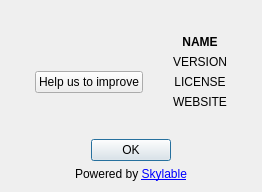
<?xml version="1.0" encoding="UTF-8"?>
<ui version="4.0">
 <class>AboutDialog</class>
 <widget class="QDialog" name="AboutDialog">
  <property name="geometry">
   <rect>
    <x>0</x>
    <y>0</y>
    <width>262</width>
    <height>192</height>
   </rect>
  </property>
  <property name="sizePolicy">
   <sizepolicy hsizetype="Fixed" vsizetype="Fixed">
    <horstretch>0</horstretch>
    <verstretch>0</verstretch>
   </sizepolicy>
  </property>
  <property name="minimumSize">
   <size>
    <width>0</width>
    <height>0</height>
   </size>
  </property>
  <property name="maximumSize">
   <size>
    <width>430</width>
    <height>205</height>
   </size>
  </property>
  <property name="windowTitle">
   <string notr="true"/>
  </property>
  <property name="windowIcon">
   <iconset resource="../assets/sxdrive/graphics.qrc">
    <normaloff>:/icons/skylable.png</normaloff>:/icons/skylable.png</iconset>
  </property>
  <layout class="QGridLayout" name="gridLayout">
   <item row="0" column="0">
    <spacer name="horizontalSpacer">
     <property name="orientation">
      <enum>Qt::Horizontal</enum>
     </property>
     <property name="sizeHint" stdset="0">
      <size>
       <width>0</width>
       <height>0</height>
      </size>
     </property>
    </spacer>
   </item>
   <item row="0" column="2">
    <spacer name="horizontalSpacer_9">
     <property name="orientation">
      <enum>Qt::Horizontal</enum>
     </property>
     <property name="sizeHint" stdset="0">
      <size>
       <width>0</width>
       <height>0</height>
      </size>
     </property>
    </spacer>
   </item>
   <item row="0" column="1">
    <layout class="QVBoxLayout" name="verticalLayout_2">
     <item>
      <spacer name="verticalSpacer_4">
       <property name="orientation">
        <enum>Qt::Vertical</enum>
       </property>
       <property name="sizeHint" stdset="0">
        <size>
         <width>0</width>
         <height>0</height>
        </size>
       </property>
      </spacer>
     </item>
     <item>
      <widget class="QLabel" name="label">
       <property name="text">
        <string notr="true"/>
       </property>
       <property name="pixmap">
        <pixmap resource="../assets/sxdrive/graphics.qrc">:/icons/logo.png</pixmap>
       </property>
       <property name="scaledContents">
        <bool>false</bool>
       </property>
       <property name="alignment">
        <set>Qt::AlignCenter</set>
       </property>
      </widget>
     </item>
     <item>
      <widget class="QPushButton" name="buttonSurvey">
       <property name="text">
        <string notr="true">Help us to improve</string>
       </property>
      </widget>
     </item>
     <item>
      <spacer name="verticalSpacer_3">
       <property name="orientation">
        <enum>Qt::Vertical</enum>
       </property>
       <property name="sizeHint" stdset="0">
        <size>
         <width>0</width>
         <height>0</height>
        </size>
       </property>
      </spacer>
     </item>
    </layout>
   </item>
   <item row="0" column="3">
    <layout class="QVBoxLayout" name="verticalLayout">
     <item>
      <spacer name="verticalSpacer_2">
       <property name="orientation">
        <enum>Qt::Vertical</enum>
       </property>
       <property name="sizeHint" stdset="0">
        <size>
         <width>0</width>
         <height>0</height>
        </size>
       </property>
      </spacer>
     </item>
     <item>
      <layout class="QHBoxLayout" name="horizontalLayout_2">
       <item>
        <layout class="QHBoxLayout" name="horizontalLayout">
         <item>
          <widget class="QLabel" name="appNameLabel">
           <property name="font">
            <font>
             <weight>75</weight>
             <bold>true</bold>
            </font>
           </property>
           <property name="text">
            <string notr="true">NAME</string>
           </property>
           <property name="alignment">
            <set>Qt::AlignCenter</set>
           </property>
          </widget>
         </item>
        </layout>
       </item>
      </layout>
     </item>
     <item>
      <layout class="QHBoxLayout" name="horizontalLayout_3">
       <item>
        <widget class="QLabel" name="versionLabel">
         <property name="text">
          <string notr="true">VERSION</string>
         </property>
         <property name="alignment">
          <set>Qt::AlignCenter</set>
         </property>
        </widget>
       </item>
      </layout>
     </item>
     <item>
      <layout class="QHBoxLayout" name="horizontalLayout_4">
       <item>
        <widget class="QLabel" name="licenseLabel">
         <property name="text">
          <string notr="true">LICENSE</string>
         </property>
         <property name="alignment">
          <set>Qt::AlignCenter</set>
         </property>
        </widget>
       </item>
      </layout>
     </item>
     <item>
      <layout class="QHBoxLayout" name="horizontalLayout_5">
       <item>
        <widget class="QLabel" name="websiteLabel">
         <property name="text">
          <string notr="true">WEBSITE</string>
         </property>
         <property name="textFormat">
          <enum>Qt::RichText</enum>
         </property>
         <property name="alignment">
          <set>Qt::AlignCenter</set>
         </property>
         <property name="openExternalLinks">
          <bool>true</bool>
         </property>
        </widget>
       </item>
      </layout>
     </item>
     <item>
      <spacer name="verticalSpacer">
       <property name="orientation">
        <enum>Qt::Vertical</enum>
       </property>
       <property name="sizeHint" stdset="0">
        <size>
         <width>0</width>
         <height>0</height>
        </size>
       </property>
      </spacer>
     </item>
    </layout>
   </item>
   <item row="0" column="4">
    <spacer name="horizontalSpacer_2">
     <property name="orientation">
      <enum>Qt::Horizontal</enum>
     </property>
     <property name="sizeHint" stdset="0">
      <size>
       <width>0</width>
       <height>0</height>
      </size>
     </property>
    </spacer>
   </item>
   <item row="3" column="0" colspan="5">
    <widget class="QLabel" name="labelPoweredBy">
     <property name="sizePolicy">
      <sizepolicy hsizetype="Expanding" vsizetype="Preferred">
       <horstretch>0</horstretch>
       <verstretch>0</verstretch>
      </sizepolicy>
     </property>
     <property name="text">
      <string notr="true">&lt;html&gt;&lt;head/&gt;&lt;body&gt;&lt;p&gt;Powered by &lt;a href=&quot;http://www.skylable.com/&quot;&gt;&lt;span style=&quot; text-decoration: underline; color:#0000ff;&quot;&gt;Skylable&lt;/span&gt;&lt;/a&gt;&lt;/p&gt;&lt;/body&gt;&lt;/html&gt;</string>
     </property>
     <property name="alignment">
      <set>Qt::AlignCenter</set>
     </property>
     <property name="openExternalLinks">
      <bool>true</bool>
     </property>
    </widget>
   </item>
   <item row="2" column="0" colspan="5">
    <widget class="QDialogButtonBox" name="buttonBox">
     <property name="orientation">
      <enum>Qt::Horizontal</enum>
     </property>
     <property name="standardButtons">
      <set>QDialogButtonBox::Ok</set>
     </property>
     <property name="centerButtons">
      <bool>true</bool>
     </property>
    </widget>
   </item>
  </layout>
 </widget>
 <resources>
  <include location="../assets/sxdrive/graphics.qrc"/>
 </resources>
 <connections>
  <connection>
   <sender>buttonBox</sender>
   <signal>accepted()</signal>
   <receiver>AboutDialog</receiver>
   <slot>accept()</slot>
   <hints>
    <hint type="sourcelabel">
     <x>248</x>
     <y>254</y>
    </hint>
    <hint type="destinationlabel">
     <x>157</x>
     <y>274</y>
    </hint>
   </hints>
  </connection>
  <connection>
   <sender>buttonBox</sender>
   <signal>rejected()</signal>
   <receiver>AboutDialog</receiver>
   <slot>reject()</slot>
   <hints>
    <hint type="sourcelabel">
     <x>316</x>
     <y>260</y>
    </hint>
    <hint type="destinationlabel">
     <x>286</x>
     <y>274</y>
    </hint>
   </hints>
  </connection>
 </connections>
</ui>
